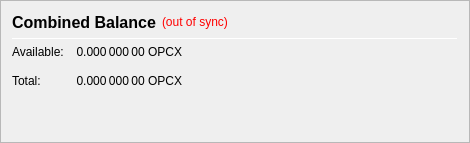
                   <widget class="QFrame" name="frame_CombinedBalances">
                    <property name="minimumSize">
                     <size>
                      <width>470</width>
                      <height>0</height>
                     </size>
                    </property>
                    <property name="frameShape">
                     <enum>QFrame::StyledPanel</enum>
                    </property>
                    <property name="frameShadow">
                     <enum>QFrame::Raised</enum>
                    </property>
                    <layout class="QVBoxLayout" name="verticalLayout_5">
                     <item>
                      <layout class="QHBoxLayout" name="horizontalLayout_5" stretch="0,0,0">
                       <item>
                        <widget class="QLabel" name="label_5z">
                         <property name="minimumSize">
                          <size>
                           <width>0</width>
                           <height>20</height>
                          </size>
                         </property>
                         <property name="font">
                          <font>
                           <pointsize>12</pointsize>
                           <weight>75</weight>
                           <bold>true</bold>
                          </font>
                         </property>
                         <property name="toolTip">
                          <string>Combined Balance (including unconfirmed and immature coins)</string>
                         </property>
                         <property name="text">
                          <string>Combined Balance</string>
                         </property>
                        </widget>
                       </item>
                       <item>
                        <widget class="QLabel" name="labelWalletStatus">
                         <property name="cursor">
                          <cursorShape>WhatsThisCursor</cursorShape>
                         </property>
                         <property name="toolTip">
                          <string>The displayed information may be out of date. Your wallet automatically synchronizes with the OPCX network after a connection is established, but this process has not completed yet.</string>
                         </property>
                         <property name="styleSheet">
                          <string notr="true">QLabel { color: red; }</string>
                         </property>
                         <property name="text">
                          <string notr="true">(out of sync)</string>
                         </property>
                         <property name="alignment">
                          <set>Qt::AlignLeading|Qt::AlignLeft|Qt::AlignVCenter</set>
                         </property>
                        </widget>
                       </item>
                       <item>
                        <spacer name="horizontalSpacer_1">
                         <property name="orientation">
                          <enum>Qt::Horizontal</enum>
                         </property>
                         <property name="sizeHint" stdset="0">
                          <size>
                           <width>40</width>
                           <height>20</height>
                          </size>
                         </property>
                        </spacer>
                       </item>
                      </layout>
                     </item>
                     <item>
                      <widget class="Line" name="line_CombinedBalance">
                       <property name="minimumSize">
                        <size>
                         <width>0</width>
                         <height>1</height>
                        </size>
                       </property>
                       <property name="maximumSize">
                        <size>
                         <width>16777215</width>
                         <height>1</height>
                        </size>
                       </property>
                       <property name="orientation">
                        <enum>Qt::Horizontal</enum>
                       </property>
                      </widget>
                     </item>
                     <item>
                      <layout class="QGridLayout" name="gridLayout_3">
                       <property name="spacing">
                        <number>12</number>
                       </property>
                       <item row="1" column="0">
                        <widget class="QLabel" name="labelBalanceTextz">
                         <property name="text">
                          <string>Available:</string>
                         </property>
                        </widget>
                       </item>
                       <item row="1" column="1">
                        <widget class="QLabel" name="labelBalancez">
                         <property name="font">
                          <font>
                           <weight>38</weight>
                           <bold>true</bold>
                          </font>
                         </property>
                         <property name="cursor">
                          <cursorShape>IBeamCursor</cursorShape>
                         </property>
                         <property name="toolTip">
                          <string>Your current spendable balance</string>
                         </property>
                         <property name="text">
                          <string notr="true">0.000 000 00 OPCX</string>
                         </property>
                         <property name="alignment">
                          <set>Qt::AlignRight|Qt::AlignTrailing|Qt::AlignVCenter</set>
                         </property>
                         <property name="textInteractionFlags">
                          <set>Qt::LinksAccessibleByMouse|Qt::TextSelectableByKeyboard|Qt::TextSelectableByMouse</set>
                         </property>
                        </widget>
                       </item>
                       <item row="2" column="0">
                        <widget class="QLabel" name="labelTotalTextz">
                         <property name="text">
                          <string>Total:</string>
                         </property>
                        </widget>
                       </item>
                       <item row="2" column="1">
                        <widget class="QLabel" name="labelTotalz">
                         <property name="font">
                          <font>
                           <weight>38</weight>
                           <bold>true</bold>
                          </font>
                         </property>
                         <property name="cursor">
                          <cursorShape>IBeamCursor</cursorShape>
                         </property>
                         <property name="toolTip">
                          <string>Total Balance, including all unavailable coins.</string>
                         </property>
                         <property name="text">
                          <string notr="true">0.000 000 00 OPCX</string>
                         </property>
                         <property name="alignment">
                          <set>Qt::AlignRight|Qt::AlignTrailing|Qt::AlignVCenter</set>
                         </property>
                         <property name="textInteractionFlags">
                          <set>Qt::LinksAccessibleByMouse|Qt::TextSelectableByKeyboard|Qt::TextSelectableByMouse</set>
                         </property>
                        </widget>
                       </item>
                       <item row="2" column="3">
                        <spacer name="horizontalSpacer_2">
                         <property name="orientation">
                          <enum>Qt::Horizontal</enum>
                         </property>
                         <property name="sizeHint" stdset="0">
                          <size>
                           <width>40</width>
                           <height>20</height>
                          </size>
                         </property>
                        </spacer>
                       </item>
                      </layout>
                     </item>
                     <item>
                      <spacer name="verticalSpacer_1">
                       <property name="orientation">
                        <enum>Qt::Vertical</enum>
                       </property>
                       <property name="sizeHint" stdset="0">
                        <size>
                         <width>20</width>
                         <height>40</height>
                        </size>
                       </property>
                      </spacer>
                     </item>
                    </layout>
                   </widget>
